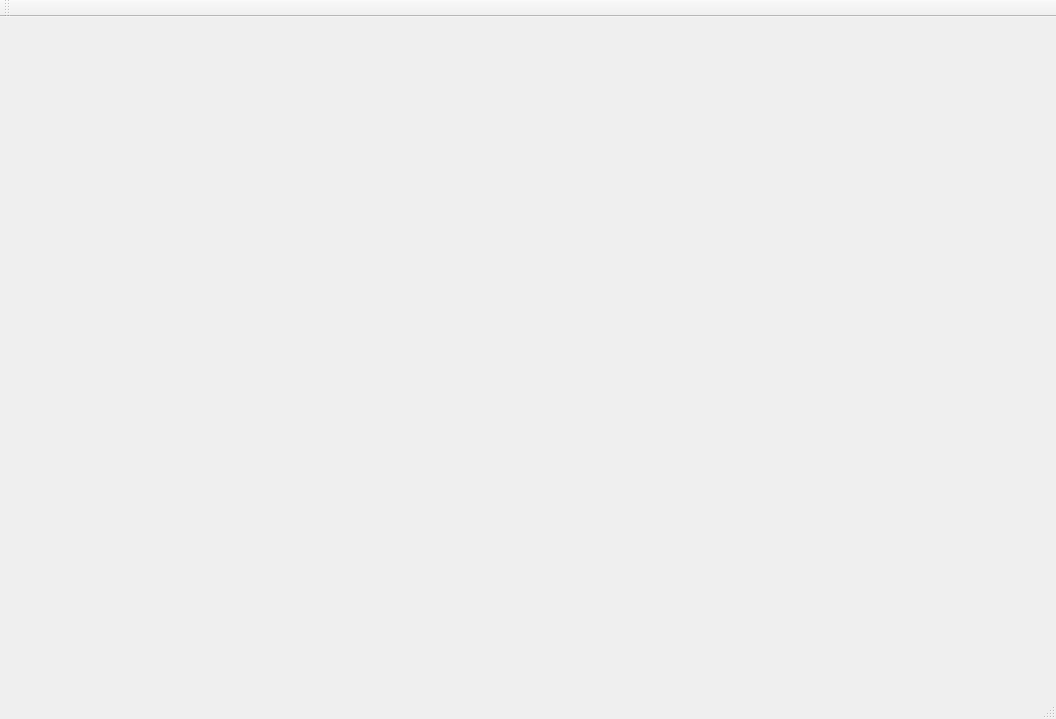
<?xml version="1.0" encoding="UTF-8"?>
<ui version="4.0">
 <class>MainWindow</class>
 <widget class="QMainWindow" name="MainWindow">
  <property name="geometry">
   <rect>
    <x>0</x>
    <y>0</y>
    <width>1056</width>
    <height>719</height>
   </rect>
  </property>
  <property name="windowTitle">
   <string>MainWindow</string>
  </property>
  <widget class="QWidget" name="centralWidget"/>
  <widget class="QMenuBar" name="menuBar">
   <property name="geometry">
    <rect>
     <x>0</x>
     <y>0</y>
     <width>1056</width>
     <height>21</height>
    </rect>
   </property>
  </widget>
  <widget class="QToolBar" name="mainToolBar">
   <attribute name="toolBarArea">
    <enum>TopToolBarArea</enum>
   </attribute>
   <attribute name="toolBarBreak">
    <bool>false</bool>
   </attribute>
  </widget>
  <widget class="QStatusBar" name="statusBar"/>
 </widget>
 <layoutdefault spacing="6" margin="11"/>
 <resources/>
 <connections/>
</ui>
